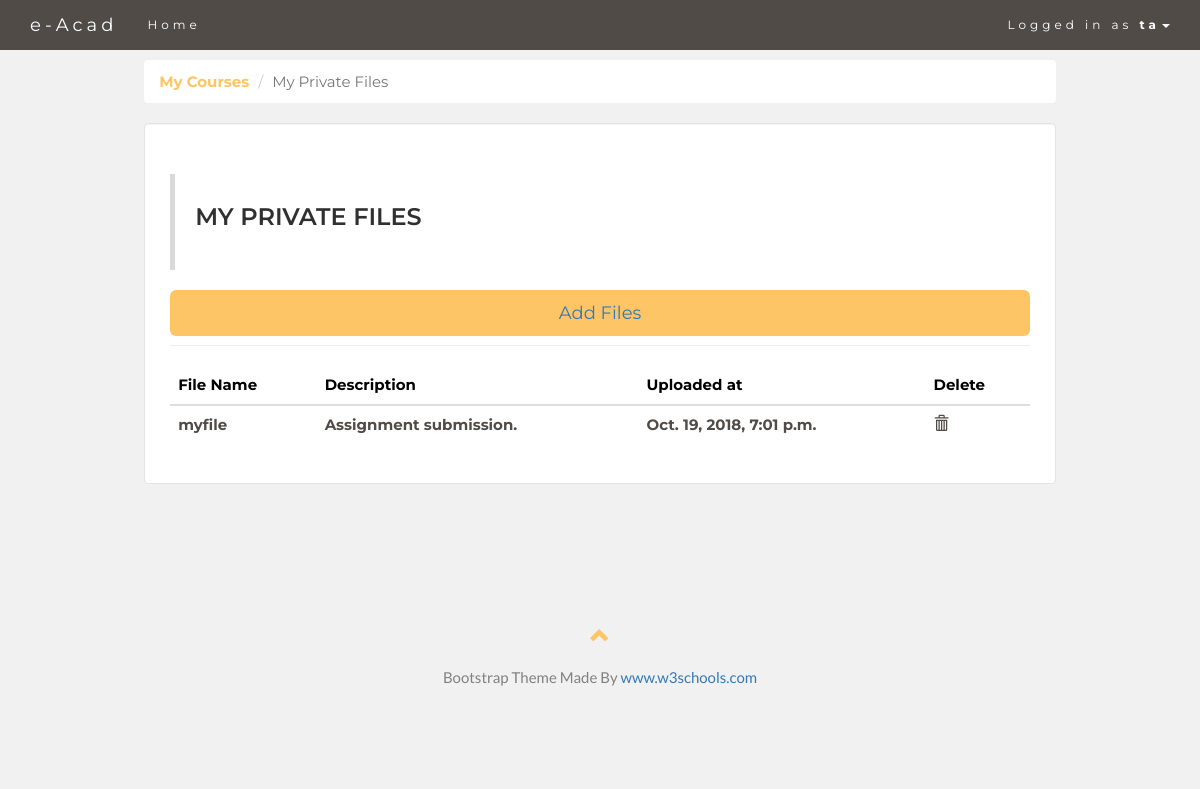
The page /ta/My_PrivateFiles/ (signed in) on the database its author committed.
### classroom/models.py (models this page shows, shortened)
class User(AbstractUser):
    is_student = models.BooleanField(default=False)
    is_teacher = models.BooleanField(default=False)
    is_ta = models.BooleanField(default=False)
    semester = models.IntegerField(default=0)
    RollNo = models.CharField(max_length=100, default='')
    vote = models.BooleanField(default=False)

class File(models.Model):
    owner = models.ForeignKey(User, on_delete=models.CASCADE, related_name='file')
    file_name = models.CharField(max_length=500, default='')
    desc = models.CharField(max_length=10000,default='')
    file_upload = models.FileField(upload_to='private_files/')
    uploaded_at = models.DateTimeField(default=timezone.now)

### classroom/views/ta.py (the view)
# urls.py: path('ta/My_PrivateFiles/', ta.tamyprivate, name='ta_private'),
@login_required
@ta_required
def tamyprivate(request):
    files = File.objects.all().filter(owner=request.user)
    return render(request,'classroom/ta/ta_private_files.html',{'files':files })

### classroom/templates/classroom/ta/ta_private_files.html (shortened to what this page needs)
{% extends 'base.html' %}
{% load crispy_forms_tags %}
{% block content %}
       <nav aria-label="breadcrumb">
        <ol class="breadcrumb">
           <li class="breadcrumb-item"><a href="{% url 'ta_course_list' %}" class="yellow">My Courses</a></li>
             <li class="breadcrumb-item active" aria-current="page">My Private Files</li>
        </ol>
    </nav>
    <div class="well">
      <div class="page-header">
         <blockquote>
           <h2>My Private Files</h2>
         </blockquote>
          <a href="{% url 'ta_my_private' %}" class="btn btn-button btn-block btn-lg" role="button">Add Files</a>
    </div>
        <div class="table-responsive">
          <table class="table table-hover">
            <thead>
                <tr style="color: black;">
                    <th>File Name</th>
                    <th>Description</th>
                    <th>Uploaded at</th>
                    <th>Delete</th>
                </tr>
            </thead>
            <tbody>
              {% for course in files %}
                <tr>
                    <td class="align-middle"> <a href="{{ course.file_upload.url }}" class="colour">{{ course.file_name }}</a></td>
                    <td class="align-middle" ><a class="colour">{{ course.desc }}</a></a></td>
                    <td class="align-middle" ><a class="colour">{{ course.uploaded_at }}</a></td>
                    <td class="align-middle"> <a href="{% url 'tafile_delete' course.pk %}" class="colour"><span class="glyphicon glyphicon-trash"></span></a></td>
                </tr>
                {% empty %}
                <tr>
                    <td class="bg-light text-center font-italic" colspan="5">You haven't added any files yet, go ahead and add <a href="{% url 'ta_my_private' %}" class="colour"> FILES</a>.</td>
                </tr>
                {% endfor %}
            </tbody>
          </table>
      </div>
    </div>
{% endblock %}

### templates/base.html (shortened to what this page needs)
{% load static %}
<!DOCTYPE html>
<html lang="en">
<head>
  <link rel="stylesheet" href="https://maxcdn.bootstrapcdn.com/bootstrap/3.3.7/css/bootstrap.min.css">
</head>
<body id="myPage" data-spy="scroll" data-target=".navbar" data-offset="60">
<nav class="navbar navbar-default navbar-fixed-top">
  <div class="container">
    <div class="navbar-header">
      <a class="navbar-brand" href="#myPage">e-Acad</a>
    </div>
    <div class="collapse navbar-collapse" id="myNavbar">
      <ul class="nav navbar-nav ">
        <li><a href="{% url 'home' %}">Home</a></li>
      </ul>
      <ul class="nav navbar-nav navbar-right">
        {% if user.is_authenticated %}
        <li class="dropdown" >
        <a class="dropdown-toggle"  style="background-color: #514b48;" data-toggle="dropdown"  href="#">Logged in as <strong>{{ user.username }}</strong><span class="caret"></span></a>
        </li>
         {% endif %}
      </ul>
    </div>
  </div>
</nav>
<div class="container-fluid">
<div class="row">
  <div class="col-sm-1">
  </div>
  <div class="col-sm-10">
  {% block content %}
{% endblock %}
  </div>
  <div class="col-sm-1">
  </div>
</div>
</div>
<footer class="container-fluid text-center">
  <a href="#myPage" title="To Top">
    <span class="glyphicon glyphicon-chevron-up"></span>
  </a>
  <p>Bootstrap Theme Made By <a href="https://www.w3schools.com" title="Visit w3schools">www.w3schools.com</a></p>
</footer>
</body>
</html>

### templates/base.html (style rules this page uses)
body { font: 400 15px Lato, sans-serif; line-height: 1.8; color: #818181; background-color: #F1F1F2; }
h2 { font-size: 24px; text-transform: uppercase; color: #303030; font-weight: 600; margin-bottom: 30px; }
ol.breadcrumb { background-color: #fff; font-family: Montserrat, sans-serif; }
.well { background-color: white; padding: 10px 25px 20px 25px; font-family: Montserrat, sans-serif; }
.btn-button { background-color: #FDC566; }
a.colour { color: #514b48; font-weight: bold; }
a.yellow { color:#FDC566; font-weight: bold; }
.container-fluid { padding: 60px 50px; }
.navbar { margin-bottom: 0; background-color: #514b48; z-index: 9999; border: 0; font-size: 12px !important; line-height: 1.42857143 !important; letter-spacing: 4px; border-radius: 0; font-family: Montserrat, sans-serif; }
.navbar li a, .navbar .navbar-brand { color: #fff !important; }
footer .glyphicon { font-size: 20px; margin-bottom: 20px; color: #FDC566; }

### rows shown on the page
User: username "ta"
File: file_name "myfile", desc "Assignment submission.", uploaded_at "Oct. 19, 2018, 7:01 p.m."
